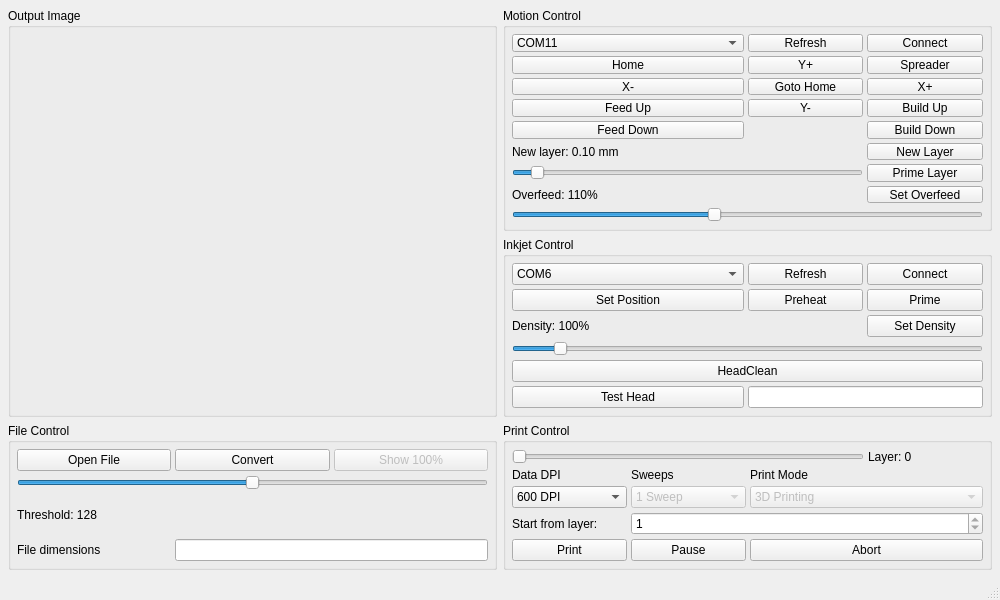
<?xml version="1.0" encoding="UTF-8"?>
<ui version="4.0">
 <class>MainWindow</class>
 <widget class="QMainWindow" name="MainWindow">
  <property name="geometry">
   <rect>
    <x>0</x>
    <y>0</y>
    <width>1000</width>
    <height>600</height>
   </rect>
  </property>
  <property name="minimumSize">
   <size>
    <width>1000</width>
    <height>600</height>
   </size>
  </property>
  <property name="windowTitle">
   <string>Oasis 3D Printer Console</string>
  </property>
  <widget class="QWidget" name="centralwidget">
   <layout class="QGridLayout" name="gridLayout">
    <property name="margin">
     <number>8</number>
    </property>
    <property name="spacing">
     <number>6</number>
    </property>

    <!-- Output Image (row 0-1, col 0) — Input 제거, Output이 왼쪽 전체 차지 -->
    <item row="0" column="0" rowspan="2">
     <widget class="QGroupBox" name="group_output">
      <property name="title">
       <string>Output Image</string>
      </property>
      <layout class="QVBoxLayout">
       <property name="margin"><number>6</number></property>
       <item>
        <widget class="QLabel" name="output_window">
         <property name="text"><string/></property>
         <property name="scaledContents"><bool>true</bool></property>
         <property name="alignment"><set>Qt::AlignCenter</set></property>
         <property name="minimumSize">
          <size><width>280</width><height>280</height></size>
         </property>
        </widget>
       </item>
      </layout>
     </widget>
    </item>

    <!-- Motion Control (row 0, col 1) -->
    <item row="0" column="1">
     <widget class="QGroupBox" name="group_motion">
      <property name="title"><string>Motion Control</string></property>
      <layout class="QGridLayout">
       <property name="margin"><number>6</number></property>
       <property name="spacing"><number>4</number></property>
       <!-- Row 0: port combo + refresh + connect -->
       <item row="0" column="0" colspan="2">
        <widget class="QComboBox" name="motion_set_port">
         <property name="currentText"><string>COM11</string></property>
         <property name="currentIndex"><number>10</number></property>
         <property name="maxVisibleItems"><number>12</number></property>
         <item><property name="text"><string>COM1</string></property></item>
         <item><property name="text"><string>COM2</string></property></item>
         <item><property name="text"><string>COM3</string></property></item>
         <item><property name="text"><string>COM4</string></property></item>
         <item><property name="text"><string>COM5</string></property></item>
         <item><property name="text"><string>COM6</string></property></item>
         <item><property name="text"><string>COM7</string></property></item>
         <item><property name="text"><string>COM8</string></property></item>
         <item><property name="text"><string>COM9</string></property></item>
         <item><property name="text"><string>COM10</string></property></item>
         <item><property name="text"><string>COM11</string></property></item>
         <item><property name="text"><string>COM12</string></property></item>
         <item><property name="text"><string>COM13</string></property></item>
         <item><property name="text"><string>COM14</string></property></item>
         <item><property name="text"><string>COM15</string></property></item>
         <item><property name="text"><string>COM16</string></property></item>
        </widget>
       </item>
       <item row="0" column="2">
        <widget class="QPushButton" name="motion_refresh">
         <property name="text"><string>Refresh</string></property>
        </widget>
       </item>
       <item row="0" column="3">
        <widget class="QPushButton" name="motion_connect">
         <property name="text"><string>Connect</string></property>
        </widget>
       </item>
       <!-- Row 1: Home, Y+, Spreader -->
       <item row="1" column="0" colspan="2">
        <widget class="QPushButton" name="motion_home">
         <property name="text"><string>Home</string></property>
        </widget>
       </item>
       <item row="1" column="2">
        <widget class="QPushButton" name="motion_yp">
         <property name="text"><string>Y+</string></property>
        </widget>
       </item>
       <item row="1" column="3">
        <widget class="QPushButton" name="motion_spreader">
         <property name="text"><string>Spreader</string></property>
        </widget>
       </item>
       <!-- Row 2: X-, Goto home, X+ -->
       <item row="2" column="0" colspan="2">
        <widget class="QPushButton" name="motion_xn">
         <property name="text"><string>X-</string></property>
        </widget>
       </item>
       <item row="2" column="2">
        <widget class="QPushButton" name="motion_goto_home">
         <property name="text"><string>Goto Home</string></property>
        </widget>
       </item>
       <item row="2" column="3">
        <widget class="QPushButton" name="motion_xp">
         <property name="text"><string>X+</string></property>
        </widget>
       </item>
       <!-- Row 3: Feed up, Y-, Build up -->
       <item row="3" column="0" colspan="2">
        <widget class="QPushButton" name="motion_fu">
         <property name="text"><string>Feed Up</string></property>
        </widget>
       </item>
       <item row="3" column="2">
        <widget class="QPushButton" name="motion_yn">
         <property name="text"><string>Y-</string></property>
        </widget>
       </item>
       <item row="3" column="3">
        <widget class="QPushButton" name="motion_bu">
         <property name="text"><string>Build Up</string></property>
        </widget>
       </item>
       <!-- Row 4: Feed down, Build down -->
       <item row="4" column="0" colspan="2">
        <widget class="QPushButton" name="motion_fd">
         <property name="text"><string>Feed Down</string></property>
        </widget>
       </item>
       <item row="4" column="3">
        <widget class="QPushButton" name="motion_bd">
         <property name="text"><string>Build Down</string></property>
        </widget>
       </item>
       <!-- Row 5: New layer label + button -->
       <item row="5" column="0" colspan="3">
        <widget class="QLabel" name="motion_layer_value">
         <property name="text"><string>New layer: 0.10 mm</string></property>
        </widget>
       </item>
       <item row="5" column="3">
        <widget class="QPushButton" name="motion_new_layer">
         <property name="text"><string>New Layer</string></property>
        </widget>
       </item>
       <!-- Row 6: layer thickness slider + prime -->
       <item row="6" column="0" colspan="3">
        <widget class="QSlider" name="motion_layer_thickness">
         <property name="minimum"><number>1</number></property>
         <property name="maximum"><number>20</number></property>
         <property name="value"><number>2</number></property>
         <property name="orientation"><enum>Qt::Horizontal</enum></property>
        </widget>
       </item>
       <item row="6" column="3">
        <widget class="QPushButton" name="motion_prime_layer">
         <property name="text"><string>Prime Layer</string></property>
        </widget>
       </item>
       <!-- Row 7: overfeed label + set button -->
       <item row="7" column="0" colspan="3">
        <widget class="QLabel" name="motion_overfeed_value">
         <property name="text"><string>Overfeed: 110%</string></property>
        </widget>
       </item>
       <item row="7" column="3">
        <widget class="QPushButton" name="motion_set_overfeed">
         <property name="text"><string>Set Overfeed</string></property>
        </widget>
       </item>
       <!-- Row 8: overfeed slider -->
       <item row="8" column="0" colspan="4">
        <widget class="QSlider" name="motion_overfeed">
         <property name="minimum"><number>0</number></property>
         <property name="maximum"><number>14</number></property>
         <property name="value"><number>6</number></property>
         <property name="orientation"><enum>Qt::Horizontal</enum></property>
        </widget>
       </item>
      </layout>
     </widget>
    </item>

    <!-- Inkjet Control (row 1, col 1) -->
    <item row="1" column="1">
     <widget class="QGroupBox" name="group_inkjet">
      <property name="title"><string>Inkjet Control</string></property>
      <layout class="QGridLayout">
       <property name="margin"><number>6</number></property>
       <property name="spacing"><number>4</number></property>
       <!-- Row 0: port + refresh + connect -->
       <item row="0" column="0" colspan="2">
        <widget class="QComboBox" name="inkjet_set_port">
         <property name="currentText"><string>COM6</string></property>
         <property name="currentIndex"><number>5</number></property>
         <property name="maxVisibleItems"><number>12</number></property>
         <item><property name="text"><string>COM1</string></property></item>
         <item><property name="text"><string>COM2</string></property></item>
         <item><property name="text"><string>COM3</string></property></item>
         <item><property name="text"><string>COM4</string></property></item>
         <item><property name="text"><string>COM5</string></property></item>
         <item><property name="text"><string>COM6</string></property></item>
         <item><property name="text"><string>COM7</string></property></item>
         <item><property name="text"><string>COM8</string></property></item>
         <item><property name="text"><string>COM9</string></property></item>
         <item><property name="text"><string>COM10</string></property></item>
         <item><property name="text"><string>COM11</string></property></item>
         <item><property name="text"><string>COM12</string></property></item>
         <item><property name="text"><string>COM13</string></property></item>
         <item><property name="text"><string>COM14</string></property></item>
         <item><property name="text"><string>COM15</string></property></item>
         <item><property name="text"><string>COM16</string></property></item>
        </widget>
       </item>
       <item row="0" column="2">
        <widget class="QPushButton" name="inkjet_refresh">
         <property name="text"><string>Refresh</string></property>
        </widget>
       </item>
       <item row="0" column="3">
        <widget class="QPushButton" name="inkjet_connect">
         <property name="text"><string>Connect</string></property>
        </widget>
       </item>
       <!-- Row 1: set pos, preheat, prime -->
       <item row="1" column="0" colspan="2">
        <widget class="QPushButton" name="inkjet_set_pos">
         <property name="text"><string>Set Position</string></property>
        </widget>
       </item>
       <item row="1" column="2">
        <widget class="QPushButton" name="inkjet_preheat">
         <property name="text"><string>Preheat</string></property>
        </widget>
       </item>
       <item row="1" column="3">
        <widget class="QPushButton" name="inkjet_prime">
         <property name="text"><string>Prime</string></property>
        </widget>
       </item>
       <!-- Row 2: density label + set density -->
       <item row="2" column="0" colspan="3">
        <widget class="QLabel" name="inket_density_value">
         <property name="text"><string>Density: 100%</string></property>
        </widget>
       </item>
       <item row="2" column="3">
        <widget class="QPushButton" name="inkjet_set_density">
         <property name="text"><string>Set Density</string></property>
        </widget>
       </item>
       <!-- Row 3: density slider -->
       <item row="3" column="0" colspan="4">
        <widget class="QSlider" name="inkjet_density">
         <property name="minimum"><number>1</number></property>
         <property name="maximum"><number>100</number></property>
         <property name="value"><number>10</number></property>
         <property name="orientation"><enum>Qt::Horizontal</enum></property>
        </widget>
       </item>
       <!-- Row 4: HeadClean -->
       <item row="4" column="0" colspan="4">
        <widget class="QPushButton" name="inkjet_head_clean">
         <property name="text"><string>HeadClean</string></property>
         <property name="toolTip"><string>Preheat x10 → Prime x10 → Preheat x10 → Prime x5 → Preheat x5 (1000 ms interval)</string></property>
        </widget>
       </item>
       <!-- Row 5: test button + state -->
       <item row="5" column="0" colspan="2">
        <widget class="QPushButton" name="inkjet_test_button">
         <property name="text"><string>Test Head</string></property>
        </widget>
       </item>
       <item row="5" column="2" colspan="2">
        <widget class="QLineEdit" name="inkjet_test_state">
         <property name="readOnly"><bool>true</bool></property>
        </widget>
       </item>
      </layout>
     </widget>
    </item>

    <!-- File Control (row 2, col 0) -->
    <item row="2" column="0">
     <widget class="QGroupBox" name="group_file">
      <property name="title"><string>File Control</string></property>
      <layout class="QGridLayout">
       <property name="margin"><number>6</number></property>
       <property name="spacing"><number>4</number></property>
       <item row="0" column="0">
        <widget class="QPushButton" name="file_open_button">
         <property name="text"><string>Open File</string></property>
        </widget>
       </item>
       <item row="0" column="1">
        <widget class="QPushButton" name="file_convert_button">
         <property name="text"><string>Convert</string></property>
        </widget>
       </item>
       <item row="0" column="2">
        <widget class="QPushButton" name="file_show_full_button">
         <property name="enabled"><bool>false</bool></property>
         <property name="text"><string>Show 100%</string></property>
        </widget>
       </item>
       <item row="1" column="0" colspan="3">
        <widget class="QSlider" name="threshold_slider">
         <property name="minimum"><number>1</number></property>
         <property name="maximum"><number>255</number></property>
         <property name="value"><number>128</number></property>
         <property name="orientation"><enum>Qt::Horizontal</enum></property>
        </widget>
       </item>
       <item row="2" column="0" colspan="3">
        <widget class="QLabel" name="threshold_slider_value">
         <property name="text"><string>Threshold: 128</string></property>
        </widget>
       </item>
       <item row="3" column="0">
        <widget class="QLabel" name="file_dimensions_title">
         <property name="text"><string>File dimensions</string></property>
        </widget>
       </item>
       <item row="3" column="1" colspan="2">
        <widget class="QLineEdit" name="file_dimensions">
         <property name="readOnly"><bool>true</bool></property>
        </widget>
       </item>
      </layout>
     </widget>
    </item>

    <!-- Print Control (row 2, col 1) -->
    <item row="2" column="1">
     <widget class="QGroupBox" name="group_print">
      <property name="title"><string>Print Control</string></property>
      <layout class="QGridLayout">
       <property name="margin"><number>6</number></property>
       <property name="spacing"><number>4</number></property>
       <!-- Row 0: layer slider + value -->
       <item row="0" column="0" colspan="3">
        <widget class="QSlider" name="layer_slider">
         <property name="minimum"><number>1</number></property>
         <property name="maximum"><number>100</number></property>
         <property name="value"><number>1</number></property>
         <property name="orientation"><enum>Qt::Horizontal</enum></property>
        </widget>
       </item>
       <item row="0" column="3">
        <widget class="QLabel" name="layer_slider_value">
         <property name="text"><string>Layer: 0</string></property>
        </widget>
       </item>
       <!-- Row 1: labels -->
       <item row="1" column="0">
        <widget class="QLabel" name="dpi_title">
         <property name="text"><string>Data DPI</string></property>
        </widget>
       </item>
       <item row="1" column="1">
        <widget class="QLabel" name="sweeps_title">
         <property name="text"><string>Sweeps</string></property>
        </widget>
       </item>
       <item row="1" column="2" colspan="2">
        <widget class="QLabel" name="mode_title">
         <property name="text"><string>Print Mode</string></property>
        </widget>
       </item>
       <!-- Row 2: combos -->
       <item row="2" column="0">
        <widget class="QComboBox" name="dpi_combo">
         <item><property name="text"><string>600 DPI</string></property></item>
         <item><property name="text"><string>300 DPI</string></property></item>
         <item><property name="text"><string>200 DPI</string></property></item>
         <item><property name="text"><string>150 DPI</string></property></item>
         <item><property name="text"><string>100 DPI</string></property></item>
         <item><property name="text"><string>75 DPI</string></property></item>
        </widget>
       </item>
       <item row="2" column="1">
        <widget class="QComboBox" name="sweep_combo">
         <property name="enabled"><bool>false</bool></property>
         <item><property name="text"><string>1 Sweep</string></property></item>
         <item><property name="text"><string>2 Sweeps</string></property></item>
         <item><property name="text"><string>3 Sweeps</string></property></item>
         <item><property name="text"><string>4 Sweeps</string></property></item>
         <item><property name="text"><string>5 Sweeps</string></property></item>
        </widget>
       </item>
       <item row="2" column="2" colspan="2">
        <widget class="QComboBox" name="mode_combo">
         <property name="enabled"><bool>false</bool></property>
         <item><property name="text"><string>3D Printing</string></property></item>
         <item><property name="text"><string>2D Printing</string></property></item>
         <item><property name="text"><string>Inkjet Only</string></property></item>
        </widget>
       </item>
       <!-- Row 3: Start from layer -->
       <item row="3" column="0">
        <widget class="QLabel" name="start_layer_label">
         <property name="text"><string>Start from layer:</string></property>
        </widget>
       </item>
       <item row="3" column="1" colspan="3">
        <widget class="QSpinBox" name="start_layer_spinbox">
         <property name="minimum"><number>1</number></property>
         <property name="maximum"><number>1</number></property>
         <property name="value"><number>1</number></property>
        </widget>
       </item>
       <!-- Row 4: Print, Pause, Abort -->
       <item row="4" column="0">
        <widget class="QPushButton" name="file_print_button">
         <property name="text"><string>Print</string></property>
        </widget>
       </item>
       <item row="4" column="1">
        <widget class="QPushButton" name="pause_button">
         <property name="text"><string>Pause</string></property>
        </widget>
       </item>
       <item row="4" column="2" colspan="2">
        <widget class="QPushButton" name="abort_button">
         <property name="text"><string>Abort</string></property>
        </widget>
       </item>
      </layout>
     </widget>
    </item>

   </layout>
  </widget>
  <widget class="QStatusBar" name="statusBar"/>
 </widget>
 <tabstops>
  <tabstop>motion_set_port</tabstop>
  <tabstop>motion_connect</tabstop>
  <tabstop>motion_home</tabstop>
  <tabstop>motion_yp</tabstop>
  <tabstop>motion_spreader</tabstop>
  <tabstop>motion_xn</tabstop>
  <tabstop>motion_goto_home</tabstop>
  <tabstop>motion_xp</tabstop>
  <tabstop>motion_fu</tabstop>
  <tabstop>motion_yn</tabstop>
  <tabstop>motion_bu</tabstop>
  <tabstop>motion_fd</tabstop>
  <tabstop>motion_bd</tabstop>
  <tabstop>motion_layer_thickness</tabstop>
  <tabstop>motion_new_layer</tabstop>
  <tabstop>motion_prime_layer</tabstop>
  <tabstop>motion_overfeed</tabstop>
  <tabstop>motion_set_overfeed</tabstop>
  <tabstop>inkjet_set_port</tabstop>
  <tabstop>inkjet_connect</tabstop>
  <tabstop>inkjet_set_pos</tabstop>
  <tabstop>inkjet_preheat</tabstop>
  <tabstop>inkjet_prime</tabstop>
  <tabstop>inkjet_density</tabstop>
  <tabstop>inkjet_set_density</tabstop>
  <tabstop>inkjet_head_clean</tabstop>
  <tabstop>inkjet_test_button</tabstop>
  <tabstop>inkjet_test_state</tabstop>
  <tabstop>file_open_button</tabstop>
  <tabstop>file_convert_button</tabstop>
  <tabstop>threshold_slider</tabstop>
  <tabstop>layer_slider</tabstop>
  <tabstop>dpi_combo</tabstop>
  <tabstop>file_print_button</tabstop>
  <tabstop>pause_button</tabstop>
  <tabstop>abort_button</tabstop>
 </tabstops>
 <resources/>
 <connections/>
</ui>
